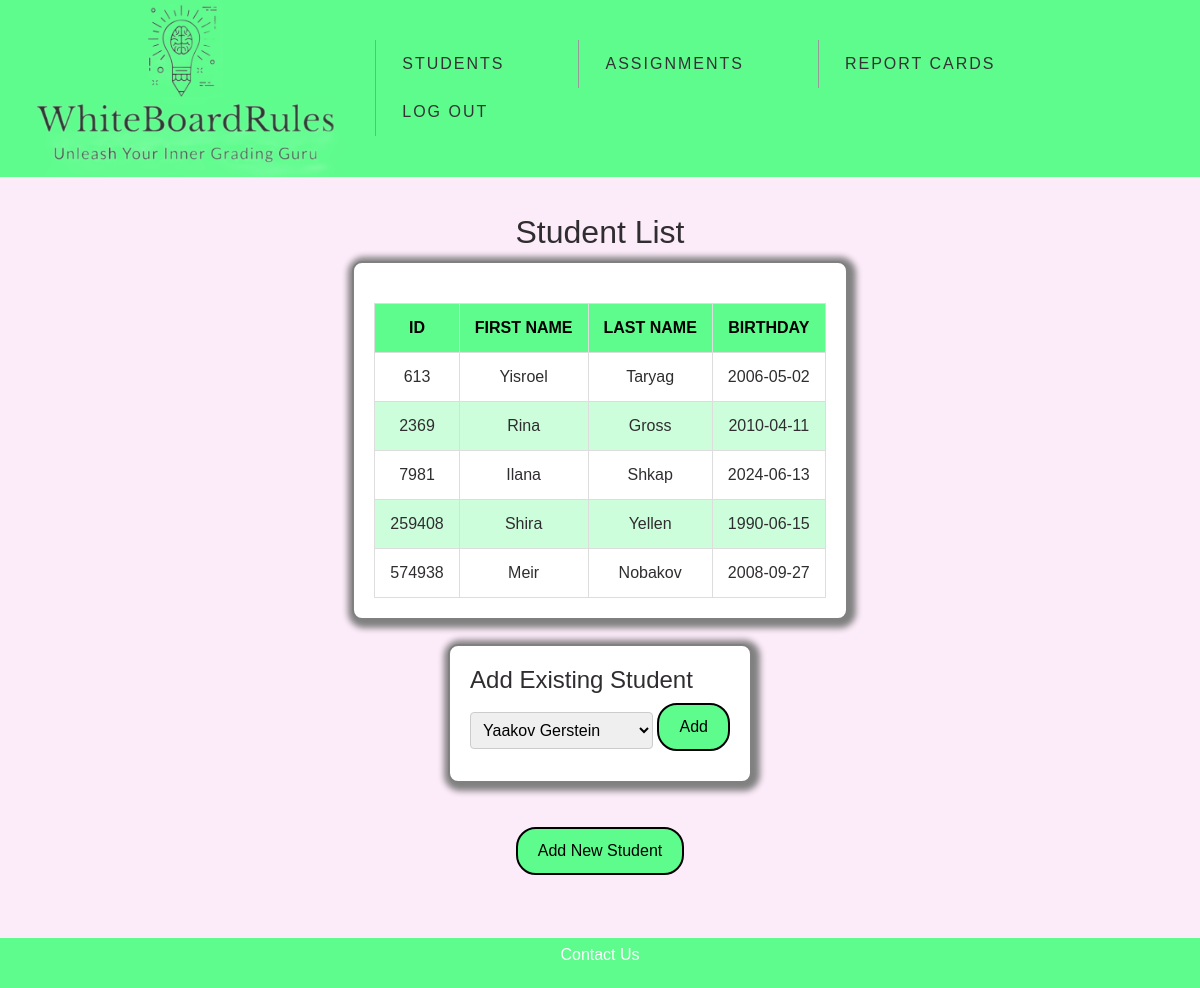
/updatedphp/view_students.php?subject_id=3&name=Chemistry (signed in), run on the app's committed database.
### tables this page shows
CREATE TABLE `students` (
  `student_id` int(11) NOT NULL,
  `first_name` varchar(50) NOT NULL,
  `last_name` varchar(50) NOT NULL,
  `birthday` date NOT NULL
);

### updatedphp/view_students.php (the view, shortened to what this page needs)
<?php
include "header.php";
$dbhost = '127.0.0.1';
$dbuser = 'root';
$dbpass = '';
$dbname = 'white_board_rules';
$connection = new mysqli($dbhost, $dbuser, $dbpass, $dbname);
$subject_id = $_GET['subject_id'];
$query = "SELECT students.student_id, first_name, last_name, birthday
FROM students
JOIN student_subject ON students.student_id = student_subject.student_id
WHERE subject_id = $subject_id";
$currentStudents = $connection->query($query);
$query = "SELECT DISTINCT students.student_id, first_name, last_name, birthday
FROM students
LEFT OUTER JOIN student_subject ON students.student_id = student_subject.student_id
WHERE students.student_id NOT IN (
    SELECT student_id FROM student_subject WHERE subject_id = $subject_id
)";
$possibleStudents = $connection->query($query);
?>
<h2>Student List</h2>
<div class="form-border">
    <table class="student-table">
        <thead>
            <tr>
                <th class="student-table-header">ID</th>
                <th class="student-table-header">First Name</th>
                <th class="student-table-header">Last Name</th>
                <th class="student-table-header">Birthday</th>
            </tr>
        </thead>
        <tbody>
            <?php
            if ($currentStudents && $currentStudents->num_rows > 0) {
                while ($row = $currentStudents->fetch_assoc()) {
                    $formattedBirthday = date("Y-m-d", strtotime($row['birthday']));
                    echo "<tr>";
                    echo "<td class='student-table-data'>" . htmlspecialchars($row['student_id']) . "</td>";
                    echo "<td class='student-table-data'>" . htmlspecialchars($row['first_name']) . "</td>";
                    echo "<td class='student-table-data'>" . htmlspecialchars($row['last_name']) . "</td>";
                    echo "<td class='student-table-data' data-date='{$formattedBirthday}'>" . htmlspecialchars($formattedBirthday) . "</td>";
                    echo "</tr>";
                }
            } else {
                echo "<tr><td colspan='4'>No students found.</td></tr>";
            }
            ?>
        </tbody>
    </table>
</div>
<div class="form-border">
    <h4>Add Existing Student</h4>
    <form action='view_students.php?subject_id=<?php echo $subject_id; ?>' method='post'>
        <select name='student_id' required>
            <?php
            while ($studentRow = $possibleStudents->fetch_assoc()) :
            ?>
                <option value='<?php echo $studentRow['student_id']; ?>'>
                    <?php echo htmlspecialchars($studentRow['first_name'] . ' ' . $studentRow['last_name']); ?>
                </option>
            <?php endwhile; ?>
        </select>
        <input type='submit' value='Add' class='btn'>
    </form>
</div>
<a class='btn' href='add_student.php?subject_id=<?php echo $subject_id; ?>'>Add New Student</a>
<?php include "footer.php"; ?>

### updatedphp/css/styles.css (style rules this page uses)
body { background-color: #FCEBF9; color: #302D30; font-family: Arial, sans-serif; display: flex; flex-direction: column; align-items: center; justify-content: space-between; text-align: center; padding-top: 100px; padding-bottom: 40px; margin-top: 80px; margin-bottom: 40px; }
.form-border { border: solid grey 2px; padding: 20px; box-sizing: border-box; border-radius: 10px; box-shadow: 2px 2px 6px 6px grey; background-color: white; text-align:left; }
h2 { margin-bottom: 10px; }
.btn { background-color: #5EFC8D; color: black; padding: 10px 20px; text-align: center; text-decoration: none; display: inline-block; font-size: 16px; border-radius: 20px; border: solid black 2px; cursor: pointer; }
input[type="number"], textarea, select { width: auto; padding: 8px; margin-bottom: 10px; border: solid #ccc 1px; border-radius: 4px; }
form { max-width: 600px; margin: 0 auto; }
form input, form textarea, form select { padding: 8px; margin-bottom: 10px; border: solid #ccc 1px; border-radius: 4px; }
table.student-table { width: 100%; border-collapse: collapse; margin-top: 20px; text-align: left; }
table.student-table th, table.student-table td { border: 1px solid #ddd; padding: 8px; }
table.student-table th { background-color: #5EFC8D; color: black; text-transform: uppercase; font-weight: bold; }
table.student-table tr:nth-child(even) { background-color: #5efc8d50; }
table.student-table th, table.student-table td { text-align: center; padding: 12px 15px; }
a.btn { margin-top: 20px; display: inline-block; }

### data on the page
students: student_id "613", first_name "Yisroel", last_name "Taryag", birthday "2006-05-02"
students: student_id "2369", first_name "Rina", last_name "Gross", birthday "2010-04-11"
students: student_id "7981", first_name "Ilana", last_name "Shkap", birthday "2024-06-13"
students: student_id "259408", first_name "Shira", last_name "Yellen", birthday "1990-06-15"
students: student_id "574938", first_name "Meir", last_name "Nobakov", birthday "2008-09-27"

### other printed values
form field student_id "Yaakov Gerstein"
